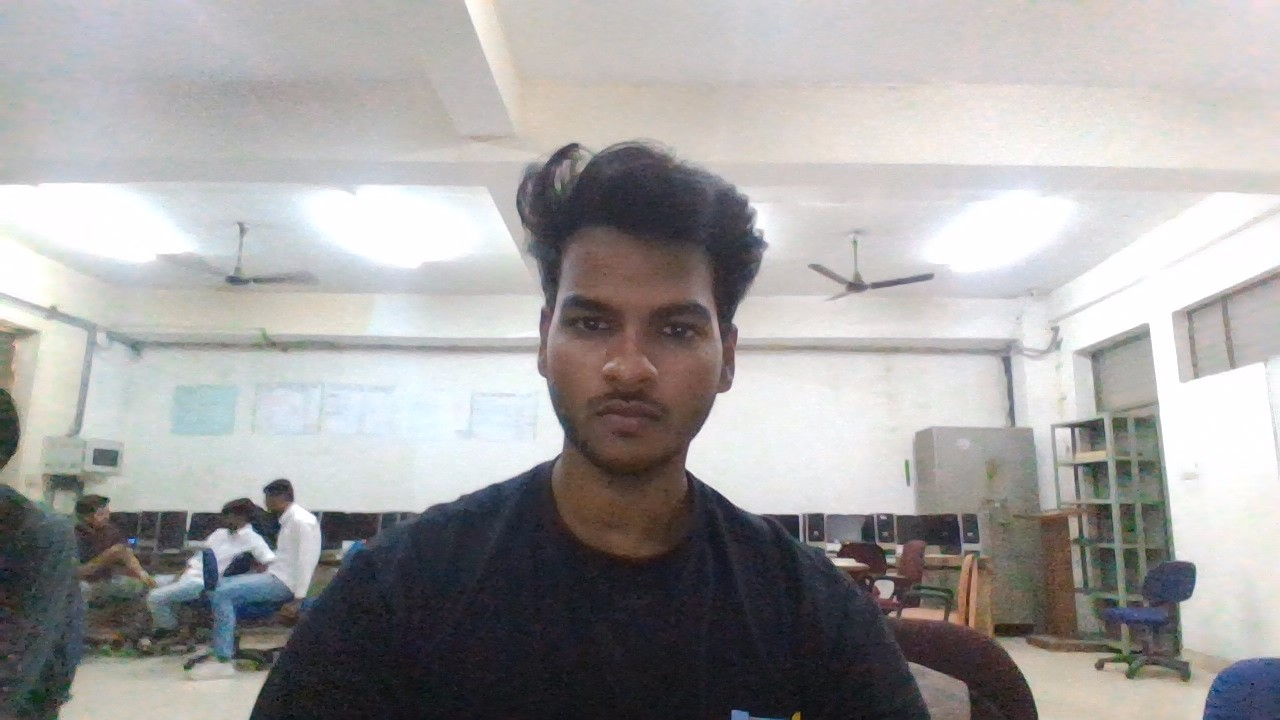
#> input picture testimage6.jpg, 1280 x 720 px, found by its file name
$ python trainmodel.py
#> lines starting #> are read from the running program, lines starting #| are printed output that depends on the picture; pictures that were not available may be replaced by others from this repository, and a replacement may not be noted
### facerecognition.py
import numpy as np
import cv2
import os


#Face detection is done
def faceDetection(test_img):
    gray_img=cv2.cvtColor(test_img,cv2.COLOR_BGR2GRAY)

    face_haar=cv2.CascadeClassifier('frontal.xml') #Give path to haar classifier as i have given
    faces=face_haar.detectMultiScale(gray_img,scaleFactor=1.2,minNeighbors=3)
    return faces,gray_img
#Labels for training data has been created

def labels_for_training_data(directory):
    faces=[]
    faceID=[]


    for path,subdirnames,filenames in os.walk(directory):
        for filename in filenames:
            if filename.startswith("."):
                print("skipping system file")
                continue
            id=os.path.basename(path)
            img_path=os.path.join(path,filename)
            print ("img_path",img_path)
            print("id: ",id)
            test_img=cv2.imread(img_path)
            if test_img is None:
                print ("Not Loaded Properly")
                continue

            faces_rect,gray_img=faceDetection(test_img)
            if len(faces_rect)!=1:
                continue
            (x,y,w,h)=faces_rect[0]
            roi_gray=gray_img[y:y+w,x:x+h]
            faces.append(roi_gray)
            faceID.append(int(id))
    return faces,faceID


#Here training Classifier is called
# [4 lines left out: function train_classifier, not called in this run]


#Drawing a Rectangle on the Face Function
def draw_rect(test_img,face):
    (x,y,w,h)=face
    cv2.rectangle(test_img,(x,y),(x+w,y+h),(0,255,0),thickness=3)

#Putting text on images
def put_text(test_img,text,x,y):
    cv2.putText(test_img,text,(x,y),cv2.FONT_HERSHEY_DUPLEX,3,(255,0,0),6)

### trainmodel.py
import numpy as np
import cv2
import os

import facerecognition as fr
print (fr)


test_img=cv2.imread(r'C:\Users\PARTH YADAV\OneDrive\Desktop\project\testimage6.jpg')  #Give path to the image which you want to test
#> test_img is the input picture: shape (720, 1280, 3); mean B, G, R 161.3, 161.6, 163.4


faces_detected,gray_img=fr.faceDetection(test_img)
#> in faceDetection, `gray_img=cv2.cvtColor(test_img,cv2.COLOR_BGR2GRAY)`:
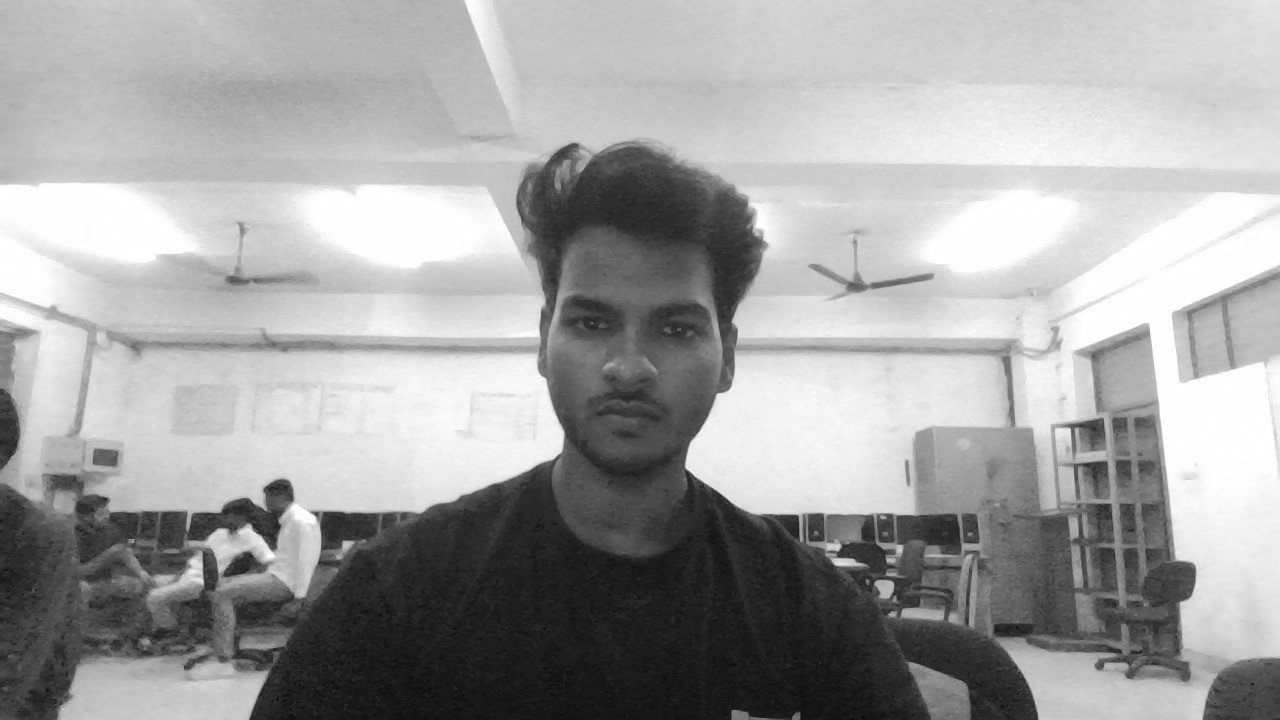
#> gray_img: shape (720, 1280); min 3, max 255, mean 162.1
#> in faceDetection, `faces=face_haar.detectMultiScale(gray_img,scaleFactor=1.2,minNeighbors..`: faces = [[527, 245, 213, 213]]
#> faces_detected = [[527, 245, 213, 213]]
print("face Detected: ",faces_detected)
#| face Detected:  [[527 245 213 213]]

#Training will begin from here

faces,faceID=fr.labels_for_training_data(r'C:\Users\PARTH YADAV\OneDrive\Desktop\project\images') #Give path to the train-images folder which has both labeled folder as 0 and 1
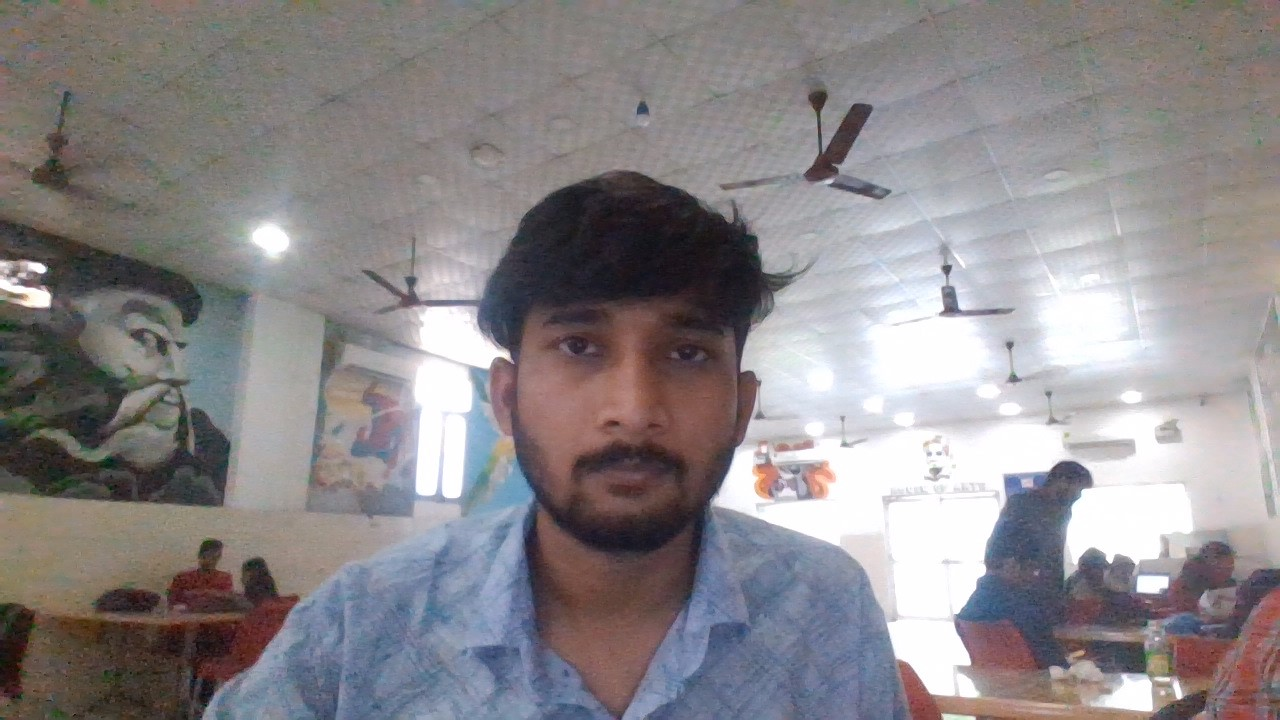
#> input picture testimage2.jpg, 1280 x 720 px, given as the content of the folder C:/Users/PARTH YADAV/OneDrive/Desktop/project/images, which was not available
#> in labels_for_training_data, test_img is the input picture: shape (720, 1280, 3); mean B, G, R 137.7, 135.3, 139.6
#> in faceDetection (call 2), `gray_img=cv2.cvtColor(test_img,cv2.COLOR_BGR2GRAY)`:
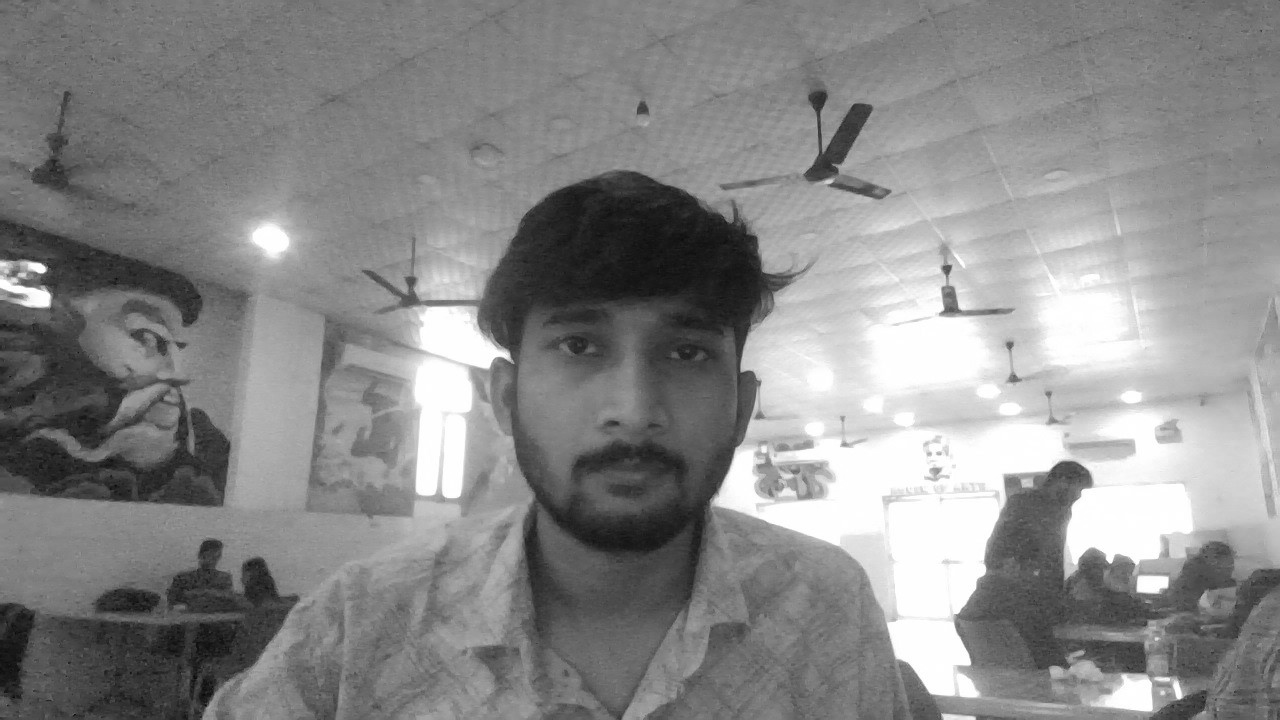
#> gray_img: shape (720, 1280); min 4, max 255, mean 136.8
#> in faceDetection (call 2), `faces=face_haar.detectMultiScale(gray_img,scaleFactor=1.2,minNeighbors..`: faces = [[488, 245, 285, 285]]
#> in labels_for_training_data, `(x,y,w,h)=faces_rect[0]`: x = 488; y = 245; w = 285
#> in labels_for_training_data, `roi_gray=gray_img[y:y+w,x:x+h]`:
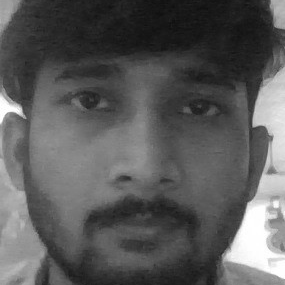
#> roi_gray: shape (285, 285); min 15, max 255, mean 89.9
#> (the run stopped early here; a loop or call above may not have finished)
